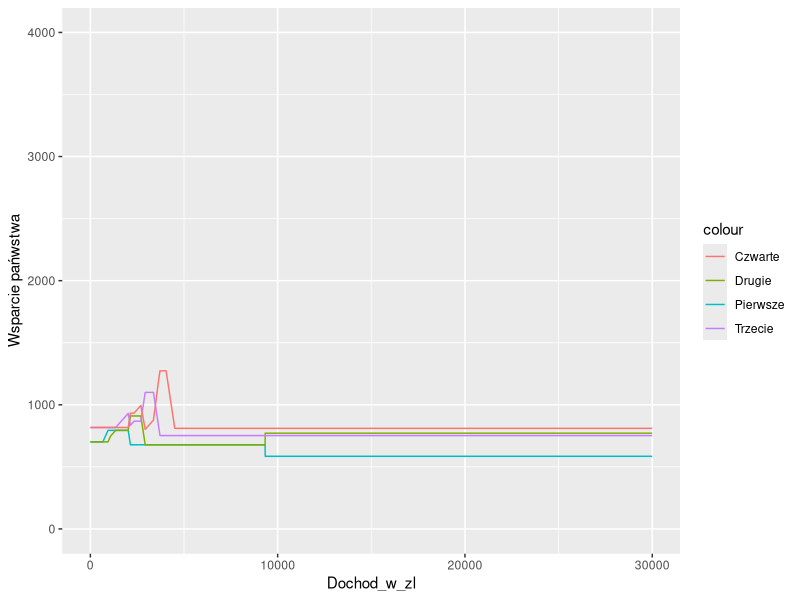
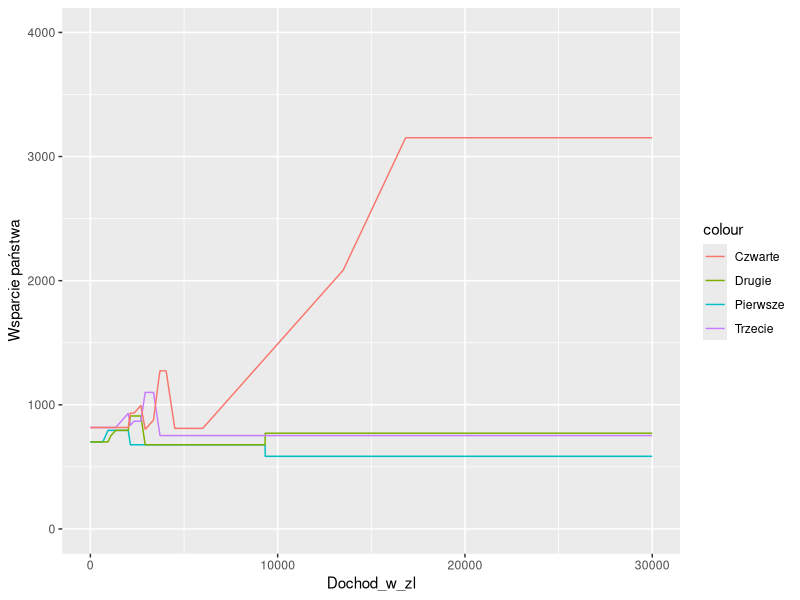

Write R code to recreate these figures, in order.
library(dplyr)
library(ggplot2)

# Najpierw zamierzam wygenerować 
# dane i sprawdzić ich poprawność 
# odtwarzając wykresy z raportu

pit <- function(dochod){
  k <- 0
  if(dochod<85528){
    k = 0.17*dochod
  }
  else{
    k = 0.32 * (dochod - 85528) + 15181
  }
  if(dochod<8001){
    k = 0
  }
  else if(dochod<13000){
    k = k - (1360 - 835*(dochod-8000)/5000)
  }
  else if(dochod<85528){
    k = k - 525
  }
  else if(dochod<127000){
    k = k - (525 - 525*(dochod-85528)/41472)
  }
  k
}

zapomoga <-function(ktore_dziecko, dochod){
  if(ktore_dziecko==1){
    k <- max(0, min(116, (674*3-dochod+116)))
  }
  else{
    k <- max(0, min(116*ktore_dziecko, 674*(2+ktore_dziecko)-dochod+116*ktore_dziecko))
    k <- k-zapomoga(ktore_dziecko-1, dochod)
  }
  
  
  k
}


pitnl <- function(dochod){
  k <- 0
  if(dochod<120000){
    k = 0.17*dochod
  }
  else{
    k = 0.32 * (dochod - 120000) + 120000*0.17
  }
  if(dochod<30000){
    k = 0
  }
  else{
    k = k - 30000*0.17
  }
  k
}
  


System_Bazowy <- data.frame(seq(0,30000,5)) %>% 
  cbind(Pierwsze_dziecko = 585,
        Drugie_dziecko = 585,
        Trzecie_dziecko = 585,
        Czwarte_dziecko = 585) # Initialize with 500+, 300+, 'becikowe', 'świadczenie rodzicielskie'

colnames(System_Bazowy)[[1]] <- "Dochod_w_zl"
### PODATKI I ZAPOMOGI
System_Bazowy <- System_Bazowy %>% 
  rowwise() %>% 
  mutate(Pierwsze_dziecko = Pierwsze_dziecko + min(pit(Dochod_w_zl*12)/12, as.integer(Dochod_w_zl*12<112000)*93),
         Drugie_dziecko = Drugie_dziecko + max(0, min(93+as.integer(Dochod_w_zl*12>=112000)*93, pit(Dochod_w_zl*12)/12-93)),
         Trzecie_dziecko = Trzecie_dziecko + max(0, min(167, pit(Dochod_w_zl*12)/12-93*2)),
         Czwarte_dziecko = Czwarte_dziecko + max(0, min(225, pit(Dochod_w_zl*12)/12-93*2-167))) %>% 
  rowwise() %>% # DODAJE TERAZ ZASIŁEK RODZINNY                                                                                                                                                                                                         KOFEINA SPRAWIA ZE NIE CZUJE JUZ NICZEGO POZA ARYTMIA SERCA I DRZENIEM DLONI CHCE JUZ TO SKONCZYC DLACZEGO WYBRALEM TEN WYKRES JAK UMRE NAPISZCIE NA GROBIE ZE TO PRZEZ TEN PRZEDMIOT I DLATEGO ZE JESTEM GLUPI I PODEJMUJE ZLE DECYZJE ZYCIOWE
  mutate(Pierwsze_dziecko = Pierwsze_dziecko + zapomoga(1, Dochod_w_zl),
         Drugie_dziecko = Drugie_dziecko + zapomoga(2, Dochod_w_zl),
         Trzecie_dziecko = Trzecie_dziecko + zapomoga(3, Dochod_w_zl),
         Czwarte_dziecko = Czwarte_dziecko + zapomoga(4, Dochod_w_zl))



ggplot(System_Bazowy, aes(x=Dochod_w_zl))+
  geom_line(aes(y = Pierwsze_dziecko, color = 'Pierwsze'))+
  geom_line(aes(y = Drugie_dziecko, color = 'Drugie'))+
  geom_line(aes(y = Trzecie_dziecko, color = 'Trzecie'))+
  geom_line(aes(y = Czwarte_dziecko, color = 'Czwarte'))+
  ylim(0,4000) +
  ylab('Wsparcie pańwstwa')


# Nie ogarnąłem do końca jak im tam wyszedł ten drugi wykres, więc zrobiłem coś bardzo podobnego (nie wpływa na wizualizację)
Nowy_Lad <- System_Bazowy %>% 
  rowwise() %>% 
  mutate(Czwarte_dziecko= Czwarte_dziecko + pitnl(min((Dochod_w_zl-3500)*12, 160000))/12)

ggplot(Nowy_Lad, aes(x=Dochod_w_zl))+
  geom_line(aes(y = Pierwsze_dziecko, color = 'Pierwsze'))+
  geom_line(aes(y = Drugie_dziecko, color = 'Drugie'))+
  geom_line(aes(y = Trzecie_dziecko, color = 'Trzecie'))+
  geom_line(aes(y = Czwarte_dziecko, color = 'Czwarte'))+
  ylim(0,4000)+
  ylab('Wsparcie państwa')

Plotbazowy <- System_Bazowy %>% 
  mutate(Drugie_dziecko = Drugie_dziecko + Pierwsze_dziecko) %>% 
  mutate(Trzecie_dziecko = Trzecie_dziecko + Drugie_dziecko) %>% 
  mutate(Czwarte_dziecko = Czwarte_dziecko + Trzecie_dziecko) %>% 
  ggplot(aes(x = Dochod_w_zl))+
  geom_area(aes(y = Czwarte_dziecko, fill = '4 - Czwarte dziecko'), color = 'black')+ 
  geom_area(aes(y = Trzecie_dziecko, fill = '3 - Trzecie dziecko'), color = 'black')+
  geom_area(aes(y = Drugie_dziecko, fill = '2 - Drugie dziecko'), color = 'black')+
  geom_area(aes(y = Pierwsze_dziecko, fill = '1 - Pierwsze dziecko'), color = 'black')+
  ylab('Wsparcie Państwa')+
  xlab('Dochód rodziny')+
  theme(legend.title = element_blank(),
        legend.position = c(0.7,0.8))+
  ylim(0,5500)+
  ggtitle('Obecna sytuacja')


PlotNL <- Nowy_Lad %>% 
  mutate(Drugie_dziecko = Drugie_dziecko + Pierwsze_dziecko) %>% 
  mutate(Trzecie_dziecko = Trzecie_dziecko + Drugie_dziecko) %>% 
  mutate(Czwarte_dziecko = Czwarte_dziecko + Trzecie_dziecko) %>% 
  ggplot(aes(x = Dochod_w_zl))+
  geom_area(aes(y = Czwarte_dziecko, fill = '4Czworo dzieci'), color = 'black')+ 
  geom_area(aes(y = Trzecie_dziecko, fill = '3Troje dzieci'), color = 'black')+
  geom_area(aes(y = Drugie_dziecko, fill = '2Dwoje dzieci'), color = 'black')+
  geom_area(aes(y = Pierwsze_dziecko, fill = '1Jedno dziecko'), color = 'black')+
  ylab('Wsparcie Państwa')+
  xlab('Dochód rodziny')+
  theme(legend.position = 'none')+
  ylim(0,5500)+
  ggtitle('Nowy Ład')
  
library(gridExtra)
ggsave(file = 'wykres.jpg',
  arrangeGrob(Plotbazowy, PlotNL, nrow = 1),
  width = 10,
  height = 5)
